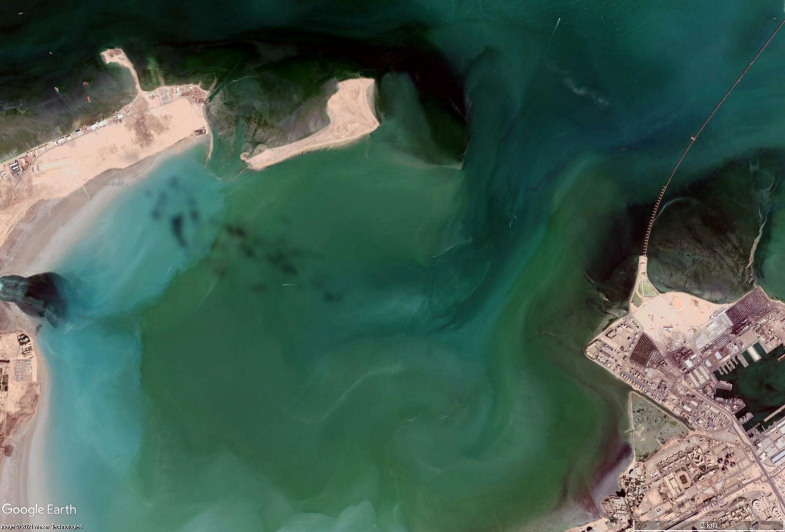
%> input picture Datasets/Kuwait/2015_02.jpg, 1570 x 1064 px (shown at 1/2 size)
$ octave slider.m   (GNU Octave 9; MATLAB toolbox functions it lacks are replaced by stand-ins)
%> lines starting %> are read from the running program, lines starting %| are printed output that depends on the picture
im_left = im2double(imread('Datasets\Kuwait\2015_02.jpg')); % opening two example images
im_right = im2double(imread('Datasets\Kuwait\2018_06.jpg'));
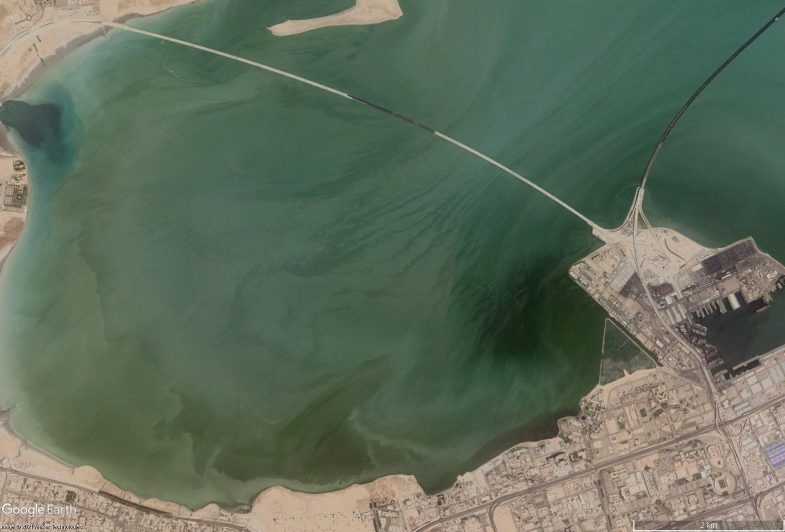
%> input picture Datasets/Kuwait/2018_06.jpg, 1570 x 1064 px (shown at 1/2 size)

im_right = imresize(im_right, size(im_left, [1 2])); % making the dimensions equal
midx = size(im_right,2)/2;
%> midx = 785
midy = size(im_right,1)/2;
%> midy = 532
global isBtnPressed
isBtnPressed = false;

f = figure();
ax = axes('Units', 'pixels');
imshow(im_left);
hold(ax);
im_handle = imshow(im_right);
im_handle.AlphaData = zeros(size(im_left, [1 2]));
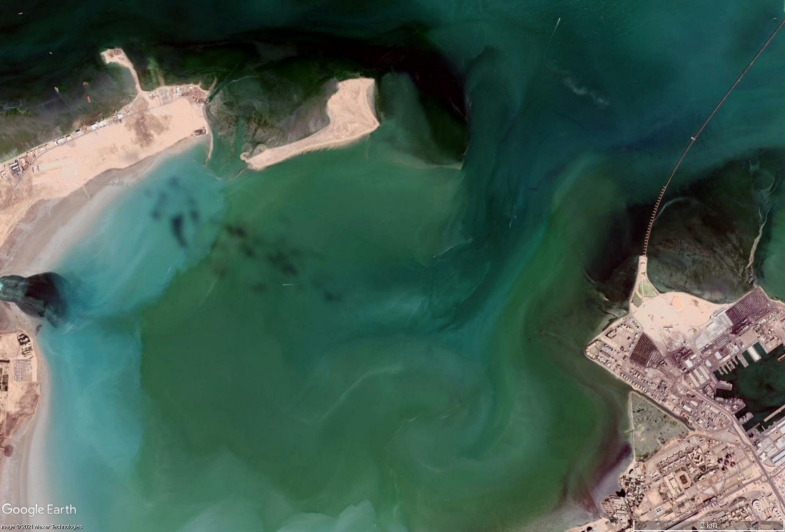
%> figure redrawn from the program's plot data; shown at 1/2 size

%> (the run ends here)
